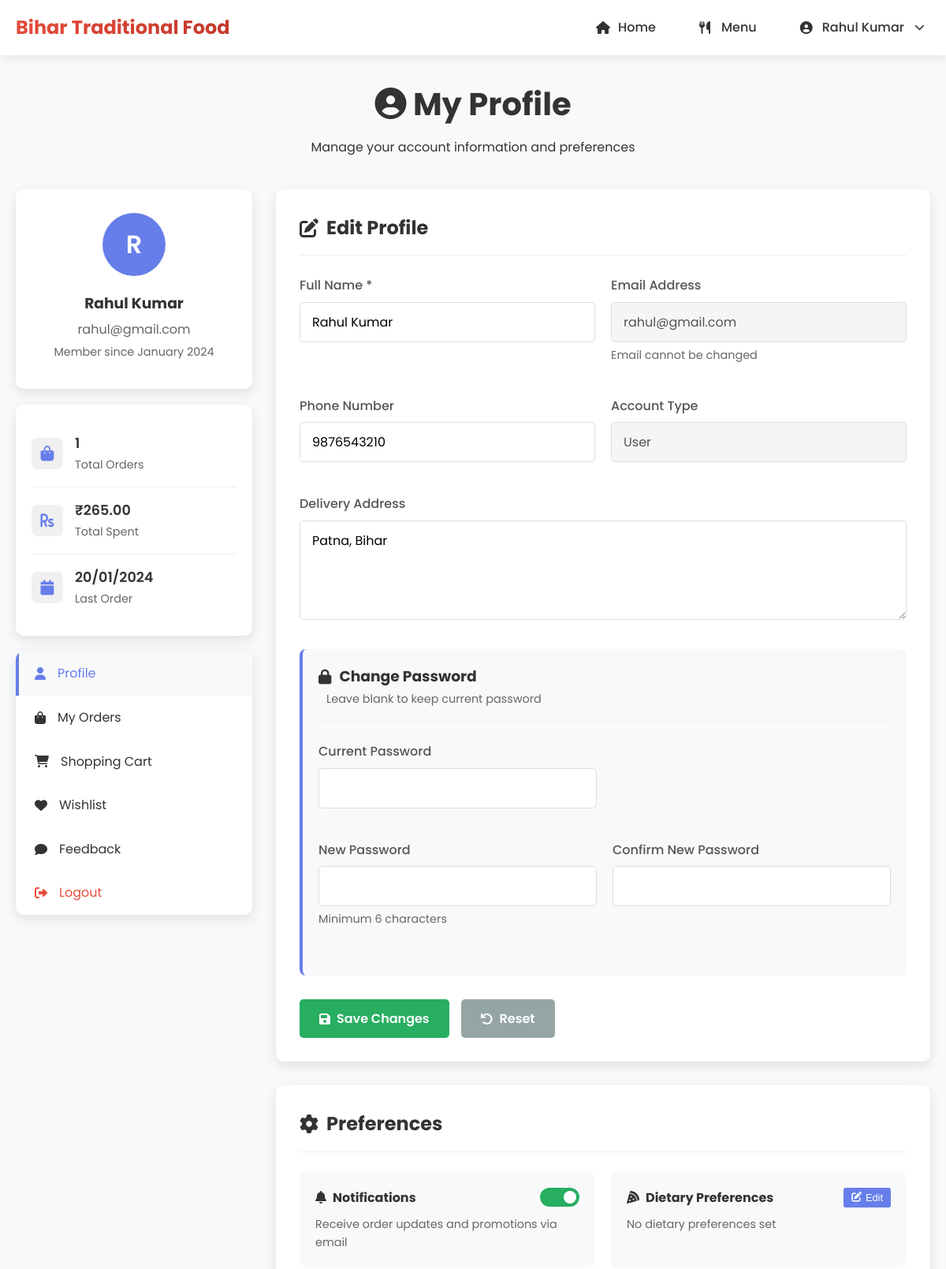
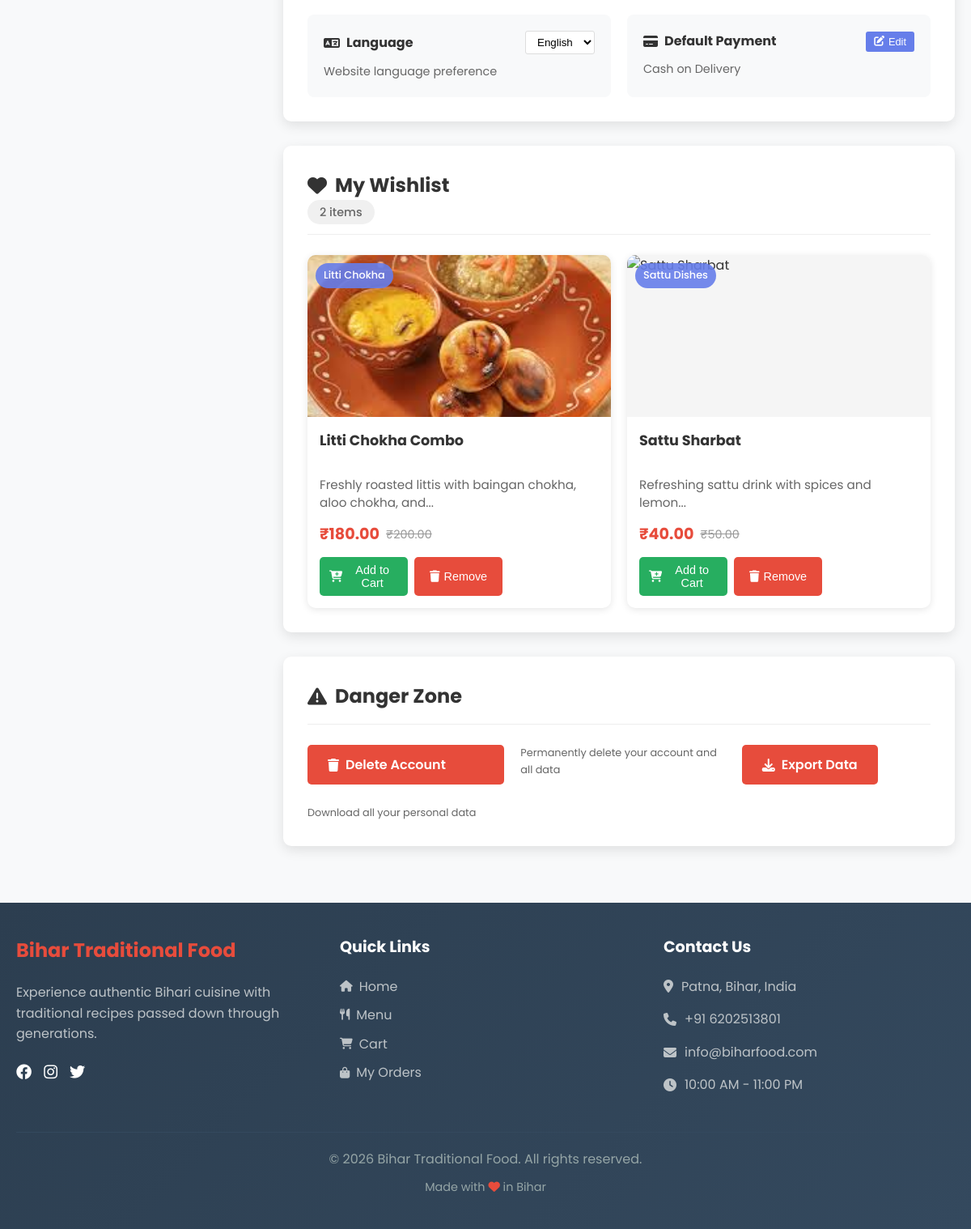
Page /users/profile.php (signed in) on the committed database (2 pictures, top to bottom).
### tables this page shows
CREATE TABLE `users` (
  `id` int(11) NOT NULL,
  `name` varchar(100) NOT NULL,
  `email` varchar(100) NOT NULL,
  `password` varchar(255) NOT NULL,
  `phone` varchar(15) DEFAULT NULL,
  `address` text DEFAULT NULL,
  `role` enum('user','admin') DEFAULT 'user',
  `created_at` timestamp NOT NULL DEFAULT current_timestamp(),
  `updated_at` timestamp NOT NULL DEFAULT current_timestamp() ON UPDATE current_timestamp()
);

CREATE TABLE `foods` (
  `id` int(11) NOT NULL,
  `name` varchar(100) NOT NULL,
  `description` text DEFAULT NULL,
  `price` decimal(10,2) NOT NULL,
  `original_price` decimal(10,2) DEFAULT NULL,
  `category_id` int(11) DEFAULT NULL,
  `image_path` varchar(255) DEFAULT NULL,
  `is_available` tinyint(1) DEFAULT 1,
  `is_featured` tinyint(1) DEFAULT 0,
  `is_popular` tinyint(1) DEFAULT 0,
  `preparation_time` int(11) DEFAULT NULL COMMENT 'In minutes',
  `calories` int(11) DEFAULT NULL,
  `ingredients` text DEFAULT NULL,
  `display_order` int(11) DEFAULT 0,
  `created_at` timestamp NOT NULL DEFAULT current_timestamp(),
  `updated_at` timestamp NOT NULL DEFAULT current_timestamp() ON UPDATE current_timestamp()
);

CREATE TABLE `categories` (
  `id` int(11) NOT NULL,
  `name` varchar(50) NOT NULL,
  `description` text DEFAULT NULL,
  `image` varchar(255) DEFAULT NULL,
  `is_active` tinyint(1) DEFAULT 1,
  `display_order` int(11) DEFAULT 0,
  `created_at` timestamp NOT NULL DEFAULT current_timestamp()
);

### users/profile.php (the view, shortened to what the rows shown need)
<?php
require_once 'get-wishlist.php';
$userId = $_SESSION['user_id'];
$conn = getDBConnection();
$userQuery = "SELECT * FROM users WHERE id = $userId";
$userResult = mysqli_query($conn, $userQuery);
$user = mysqli_fetch_assoc($userResult);
?>
<!DOCTYPE html>
<html lang="en">
<head>
    <link rel="stylesheet" href="../assets/css/style.css">
    <link rel="stylesheet" href="https://cdnjs.cloudflare.com/ajax/libs/font-awesome/6.4.0/css/all.min.css">
</head>
<body>
    <?php include '../includes/header.php'; ?>
    <div class="profile-container">
        <div class="profile-header">
            <h1><i class="fas fa-user-circle"></i> My Profile</h1>
        </div>
        <div class="profile-content">
            <div class="profile-sidebar">
                <div class="user-card">
                    <div class="user-avatar">
                        <?php echo strtoupper(substr($user['name'], 0, 1)); ?>
                    </div>
                    <div class="user-info">
                        <h3><?php echo htmlspecialchars($user['name']); ?></h3>
                        <p><?php echo $user['email']; ?></p>
                        <p class="member-since">Member since <?php echo date('F Y', strtotime($user['created_at'])); ?></p>
                    </div>
                </div>
            </div>
            <div class="profile-main">
                <div class="profile-section">
                    <div class="section-header">
                        <h2><i class="fas fa-edit"></i> Edit Profile</h2>
                    </div>
                    <form method="POST" action="" class="profile-form">
                        <div class="form-row">
                            <div class="form-group">
                                <label for="name">Full Name *</label>
                                <input type="text" id="name" name="name" required
                                       value="<?php echo htmlspecialchars($user['name']); ?>">
                            </div>
                            <div class="form-group">
                                <label for="email">Email Address</label>
                                <input type="email" id="email" value="<?php echo $user['email']; ?>" disabled>
                                <small class="form-text">Email cannot be changed</small>
                            </div>
                        </div>
                        <div class="form-row">
                            <div class="form-group">
                                <label for="phone">Phone Number</label>
                                <input type="tel" id="phone" name="phone"
                                       value="<?php echo htmlspecialchars($user['phone'] ?? ''); ?>"
                                       placeholder="Enter your phone number">
                            </div>
                            <div class="form-group">
                                <label for="role">Account Type</label>
                                <input type="text" id="role" value="<?php echo ucfirst($user['role']); ?>" disabled>
                            </div>
                        </div>
                        <div class="form-group">
                            <label for="address">Delivery Address</label>
                            <textarea id="address" name="address" rows="4"
                                      placeholder="Enter your default delivery address"><?php
                                      echo htmlspecialchars($user['address'] ?? ''); ?></textarea>
                        </div>
                    </form>
                </div>
                <div class="preferences-section">
                    <div class="section-header">
                        <h2><i class="fas fa-cog"></i> Preferences</h2>
                    </div>
                </div>
                <div class="profile-section" id="wishlist-section">
                    <div class="section-header">
                        <h2><i class="fas fa-heart"></i> My Wishlist</h2>
                    </div>
                    <?php if (count($wishlistItems) > 0): ?>
                        <div class="wishlist-grid">
                            <?php foreach ($wishlistItems as $item):
                                $imagePath = '../assets/images/default-food.jpg';
                                if (!empty($item['image_path'])) {
                                    $possiblePaths = [
                                        '../' . $item['image_path'],
                                        '../assets/uploads/foods/' . basename($item['image_path']),
                                        '../assets/images/foods/' . basename($item['image_path']),
                                        $item['image_path']
                                    ];
                                    foreach ($possiblePaths as $path) {
                                        if (file_exists($path)) {
                                            $imagePath = $path;
                                            break;
                                        }
                                    }
                                }
                            ?>
                                <div class="wishlist-card">
                                    <div class="wishlist-image">
                                        <img src="<?php echo $imagePath; ?>"
                                             alt="<?php echo htmlspecialchars($item['name']); ?>"
                                             onerror="this.src='../assets/images/default-food.jpg'">
                                        <span class="category-label"><?php echo htmlspecialchars($item['category_name'] ?? 'General'); ?></span>
                                    </div>
                                    <div class="wishlist-content">
                                        <h3><?php echo htmlspecialchars($item['name']); ?></h3>
                                        <p class="wishlist-description"><?php echo htmlspecialchars(substr($item['description'], 0, 60)); ?>...</p>
                                        <div class="wishlist-footer">
                                            <div class="wishlist-price">
                                                <span class="price">₹<?php echo number_format($item['price'], 2); ?></span>
                                                <?php if (isset($item['original_price']) && $item['original_price'] > $item['price']): ?>
                                                    <span class="original-price">₹<?php echo number_format($item['original_price'], 2); ?></span>
                                                <?php endif; ?>
                                            </div>
                                            <div class="wishlist-actions">
                                                <button class="btn-wishlist-action btn-add" onclick="addToCartFromWishlist(<?php echo $item['id']; ?>)">
                                                    <i class="fas fa-cart-plus"></i> Add to Cart
                                                </button>
                                                <button class="btn-wishlist-action btn-remove" onclick="removeFromWishlist(<?php echo $item['id']; ?>, this)">
                                                    <i class="fas fa-trash"></i> Remove
                                                </button>
                                            </div>
                                        </div>
                                    </div>
                                </div>
                            <?php endforeach; ?>
                        </div>
                    <?php endif; ?>
                </div>
                <div class="danger-section">
                    <div class="section-header">
                        <h2><i class="fas fa-exclamation-triangle"></i> Danger Zone</h2>
                    </div>
                </div>
            </div>
        </div>
    </div>
    <?php include '../includes/footer.php'; ?>
</body>
</html>

### rows in the picture
users: name "R", name "Rahul Kumar", email "rahul@gmail.com", created_at "January 2024", phone "9876543210", role "User", address "Patna, Bihar"
foods: image_path (picture), category.name "Litti Chokha", name "Litti Chokha Combo", description "Freshly roasted littis with baingan chokha, aloo chokha, and", price "180.00", original_price "200.00"
foods: category.name "Sattu Dishes", name "Sattu Sharbat", description "Refreshing sattu drink with spices and lemon", price "40.00", original_price "50.00"

### other values in the picture
$_SESSION['user_name'] "Rahul Kumar"
$stats['total_orders'] "1"
$stats['total_spent'] "265.00"
date('d/m/Y', strtotime($stats['last_order_date'])) "20/01/2024"
count($wishlistItems) "2"
